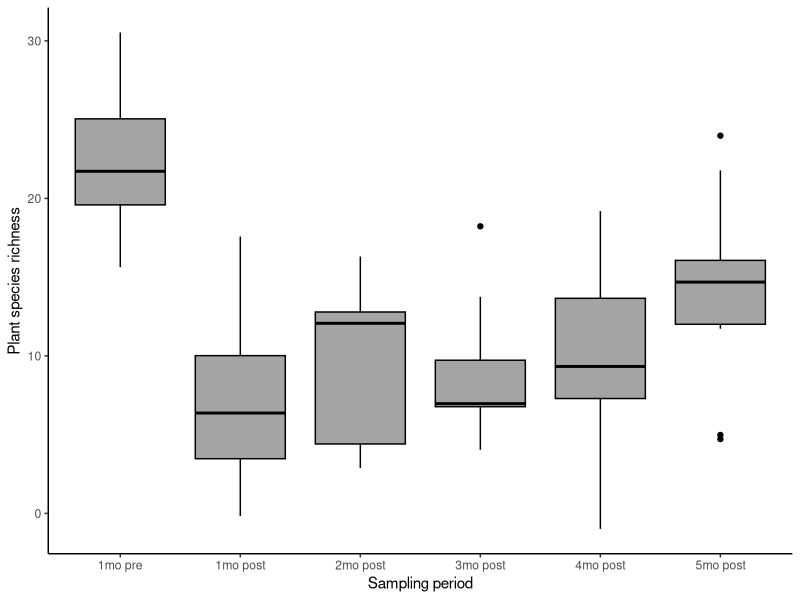
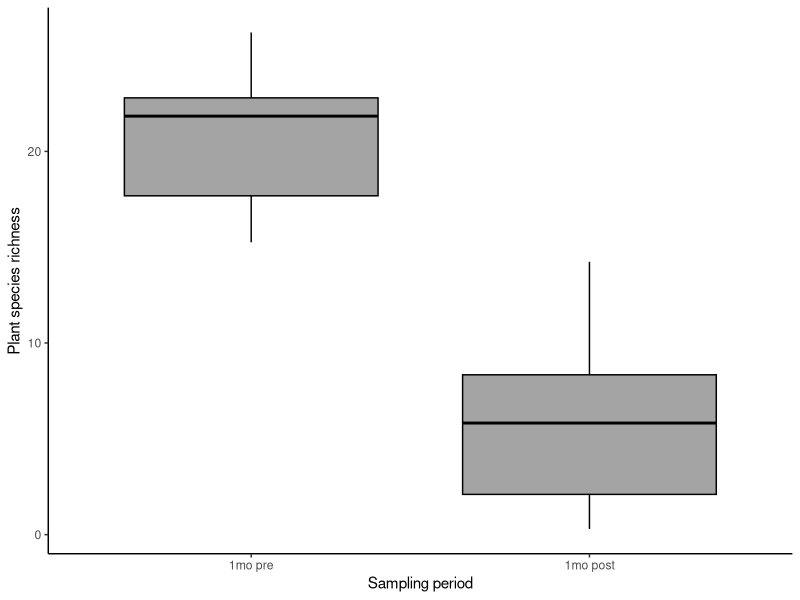

Write R code to recreate these figures, in order.
## ---- chunk 1

n_group <- 6 # number of treatment groups
n_name <- c("1mo pre","1mo post","2mo post","3mo post","4mo post","5mo post")
n_size <- c(11,13,12,9,12,10) #number of observations in our groups

n_mean <- c(22,7,9,10,11,16)
n_sd <- c(5,5,5,5,5,5) #ANOVA assumes that the variance is the same in all
period <- rep(n_name,n_size)

id <- 1:(sum(n_size))
P.richness <- c(rnorm(n=n_size[1], mean=n_mean[1], sd=n_sd[1]),
             rnorm(n=n_size[2], mean=n_mean[2], sd=n_sd[2]),
             rnorm(n=n_size[3], mean=n_mean[3], sd=n_sd[3]),
             rnorm(n=n_size[4], mean=n_mean[4], sd=n_sd[4]),
             rnorm(n=n_size[5], mean=n_mean[5], sd=n_sd[5]),
             rnorm(n=n_size[6], mean=n_mean[6], sd=n_sd[6]))
ano_data <- data.frame(id,period,P.richness)
ano_data$period <- factor(ano_data$period,
                  levels = c("1mo pre","1mo post","2mo post","3mo post",
                             "4mo post","5mo post"), ordered = TRUE)
head(ano_data)

## ---- chunk 2
# anova model 

ano_model <- aov(P.richness~period, data=ano_data)
summary(ano_model)
TukeyHSD(ano_model)

# ggplot
library(ggplot2)

ano_plot <- ggplot(data = ano_data,
                   aes(x=period,
                       y=P.richness)) + 
                  geom_boxplot(fill='#A4A4A4', color="black")+
                  labs(x="Sampling period", y = "Plant species richness") +
                 theme_classic()
print(ano_plot)

## ---- chunk 3

n_group <- 2 
n_name <- c("1mo pre","1mo post")
n_size <- c(13,11) 

n_mean <- c(22,7) # We would expect plant richness to be much lower after a hurricane.
n_sd <- c(5,5) #ANOVA assumes that the variance is the same in all
period <- rep(n_name,n_size)

id <- 1:(sum(n_size))
P.richness <- c(rnorm(n=n_size[1], mean=n_mean[1], sd=n_sd[1]),
                 rnorm(n=n_size[2], mean=n_mean[2], sd=n_sd[2]))
ano_data <- data.frame(id,period,P.richness)
ano_data$period <- factor(ano_data$period,
                  levels = c("1mo pre","1mo post"), ordered = TRUE)

# anova model 

ano_model <- aov(P.richness~period, data=ano_data)
summary(ano_model)

# ggplot
library(ggplot2)

ano_plot <- ggplot(data = ano_data,
                   aes(x=period,
                       y=P.richness)) + 
                  geom_boxplot(fill='#A4A4A4', color="black")+
                  labs(x="Sampling period", y = "Plant species richness") +
                 theme_classic()
print(ano_plot)
## ---- chunk 4
n_group <- 2 
n_name <- c("1mo pre","1mo post")
n_size <- c(13,11) 

n_mean <- c(15,10.4) # We would expect plant richness to be much lower after a hurricane.
n_sd <- c(5,5) #ANOVA assumes that the variance is the same in all
period <- rep(n_name,n_size)

id <- 1:(sum(n_size))
P.richness <- c(rnorm(n=n_size[1], mean=n_mean[1], sd=n_sd[1]),
                 rnorm(n=n_size[2], mean=n_mean[2], sd=n_sd[2]))
ano_data <- data.frame(id,period,P.richness)
ano_data$period <- factor(ano_data$period,
                  levels = c("1mo pre","1mo post"), ordered = TRUE)

# anova model 

ano_model <- aov(P.richness~period, data=ano_data)
summary(ano_model)

## ---- chunk 5
n_group <- 2 
n_name <- c("1mo pre","1mo post")
n_size <- c(3,3) 

n_mean <- c(22,7) 
n_sd <- c(5,5) 
period <- rep(n_name,n_size)

id <- 1:(sum(n_size))
P.richness <- c(rnorm(n=n_size[1], mean=n_mean[1], sd=n_sd[1]),
                 rnorm(n=n_size[2], mean=n_mean[2], sd=n_sd[2]))
ano_data <- data.frame(id,period,P.richness)
ano_data$period <- factor(ano_data$period,
                  levels = c("1mo pre","1mo post"), ordered = TRUE)

# anova model 

ano_model <- aov(P.richness~period, data=ano_data)
summary(ano_model)
